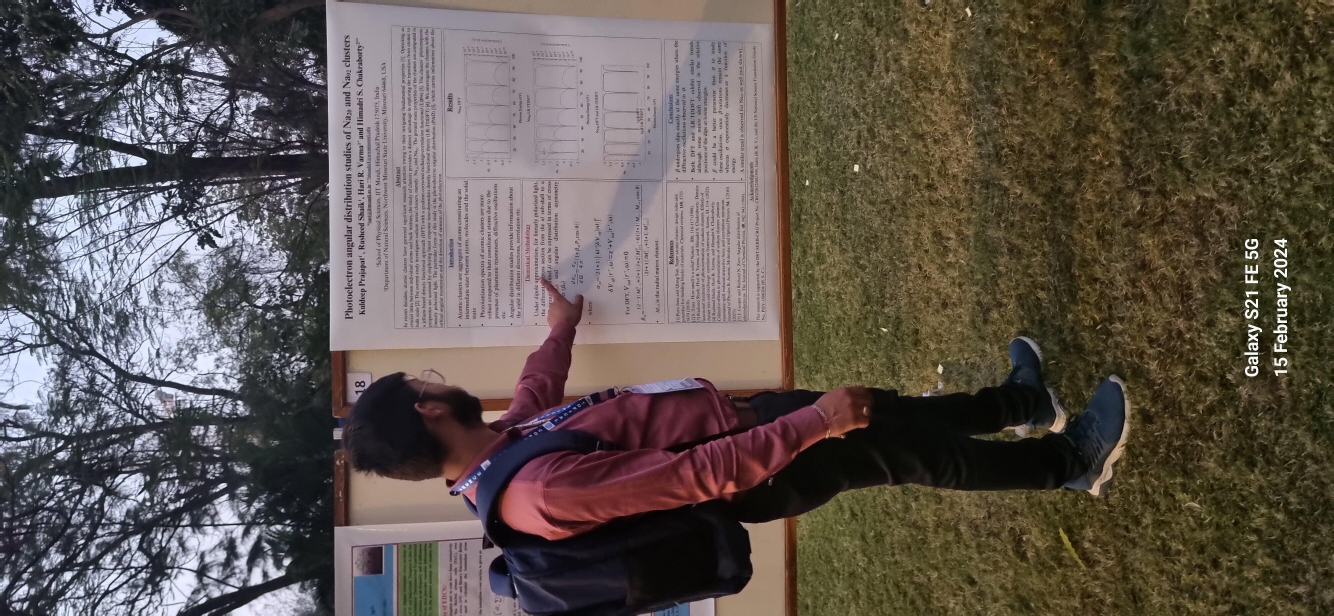
#> input picture 20240215_185022_20260502_153923.jpg, 4000 x 1848 px (shown at 1/3 size)
$ python optimize_images.py ..
#> lines starting #> are read from the running program, lines starting #| are printed output that depends on the picture
#!/usr/bin/env python3
"""Make photos web-ready before the Jekyll build.

The GitHub Pages workflow runs this on a fresh checkout, so the originals in the
repository are never changed; only the copies that get published are:

    python scripts/optimize_images.py images --in-place

For every file under the given folder:
  * .heic / .heif  -> saved as .jpg with the same name; the .heic copy is
                      removed from the build so it is not published.
  * .jpg / .jpeg   -> re-saved when the long side is over MAX_SIDE pixels, the
                      file is over MAX_BYTES, or it carries EXIF metadata
                      (phones store camera details and often GPS location).
                      Orientation is applied first, so photos stay upright.
PNG, SVG, GIF and WebP files are left alone.

Without --in-place it only prints what it would do, with the final pixel sizes
(handy for the width/height values in _data/gallery.yml).
Needs: pip install pillow pillow-heif
"""
import argparse
import io
import os
import sys

from PIL import Image, ImageOps

try:
    import pillow_heif

    pillow_heif.register_heif_opener()
#> (this line was passed over: pillow_heif is not available in this run)
except ImportError:  # only needed when .heic files are present
    pillow_heif = None

MAX_SIDE = 1600          # long edge in pixels; gallery photos display at most ~620 px tall
MAX_BYTES = 350 * 1024   # re-save JPEGs bigger than this even if small in pixels
QUALITY = 82

HEIC = (".heic", ".heif")
JPEG = (".jpg", ".jpeg")


def to_web_jpeg(path):
    """Return (width, height, jpeg_bytes) for a web-ready copy of the image."""
    with Image.open(path) as im:
        icc = im.info.get("icc_profile")
        im = ImageOps.exif_transpose(im)
        if im.mode not in ("RGB", "L"):
            im = im.convert("RGB")
        im.thumbnail((MAX_SIDE, MAX_SIDE), Image.LANCZOS)
        buf = io.BytesIO()
        options = {"quality": QUALITY, "optimize": True, "progressive": True}
        if icc:
            options["icc_profile"] = icc  # keep colours; EXIF/GPS is dropped
        im.save(buf, "JPEG", **options)
        return im.size[0], im.size[1], buf.getvalue()


def needs_work(path):
#> called with path = '../20240215_185022_20260502_153923.jpg'
    with Image.open(path) as im:
#> im is the input picture: PIL image 4000x1848 RGB; mean R, G, B 95.2, 86, 80
        has_exif = bool(im.getexif())
#> has_exif = True
        long_side = max(im.size)
#> long_side = 4000
    return long_side > MAX_SIDE or os.path.getsize(path) > MAX_BYTES or has_exif


def main():
    parser = argparse.ArgumentParser(description=__doc__.split("\n\n")[0])
    parser.add_argument("folder", help="folder to scan, e.g. images")
    parser.add_argument("--in-place", action="store_true", help="rewrite files (use in CI only)")
    args = parser.parse_args()

    before = after = changed = 0
    for root, _dirs, files in os.walk(args.folder):
        for name in sorted(files):
            path = os.path.join(root, name)
            ext = os.path.splitext(name)[1].lower()
            if ext not in HEIC + JPEG:
                continue
            if ext in HEIC and pillow_heif is None:
                sys.exit(f"pillow-heif is required to convert {path}")
            if ext in JPEG and not needs_work(path):
                continue

            size_in = os.path.getsize(path)
#> size_in = 1182958
            width, height, data = to_web_jpeg(path)
#> in to_web_jpeg, `im = ImageOps.exif_transpose(im)`:
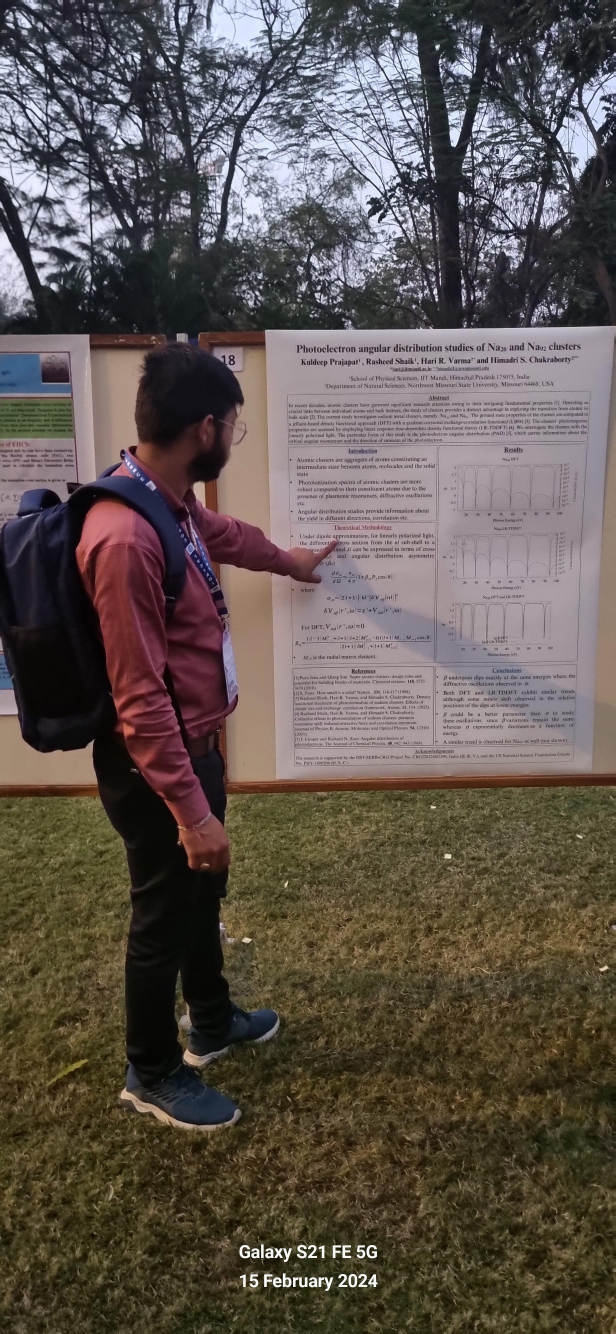
#> im: PIL image 1848x4000 RGB (shown at 1/3 size); mean R, G, B 95.2, 86, 80
#> width = 739; height = 1600
            target = os.path.splitext(path)[0] + ".jpg" if ext in HEIC else path
            if ext in HEIC and os.path.exists(target):
                print(f"skip {path}: {target} already exists", file=sys.stderr)
                continue

            before += size_in
#> before = 1182958
            after += len(data)
#> after = 276248
            changed += 1
            print(f"{path}: {size_in // 1024} KB -> {os.path.basename(target)} "
                  f"{width}x{height}, {len(data) // 1024} KB")
#| ../20240215_185022_20260502_153923.jpg: 1155 KB -> 20240215_185022_20260502_153923.jpg 739x1600, 269 KB
            if args.in_place:
                with open(target, "wb") as out:
                    out.write(data)
                if ext in HEIC:
                    os.remove(path)

    mode = "optimized" if args.in_place else "would optimize"
    print(f"{mode} {changed} file(s): {before / 1048576:.1f} MB -> {after / 1048576:.1f} MB")
#| would optimize 1 file(s): 1.1 MB -> 0.3 MB


if __name__ == "__main__":
    main()
